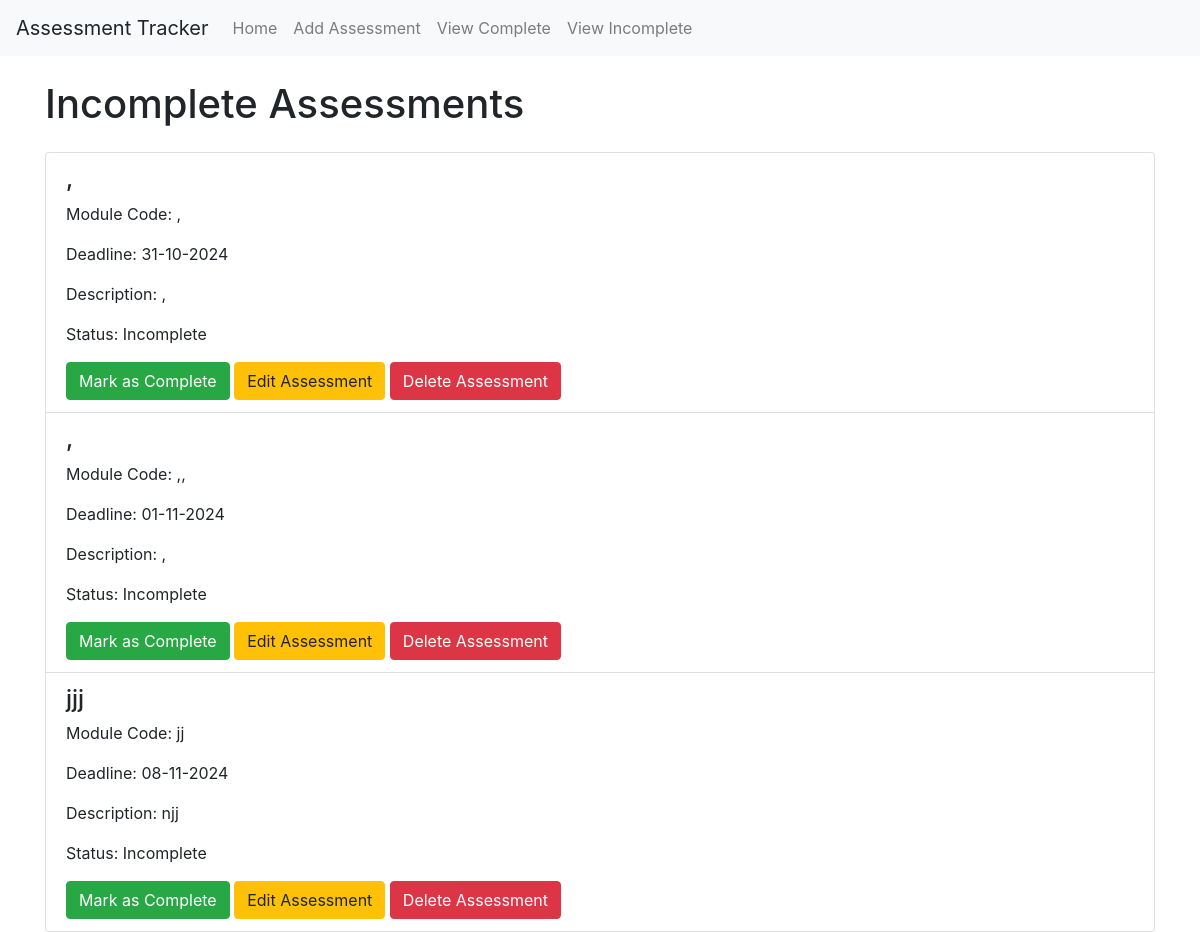
/view_incomplete, run on an earlier commit of the app's database.
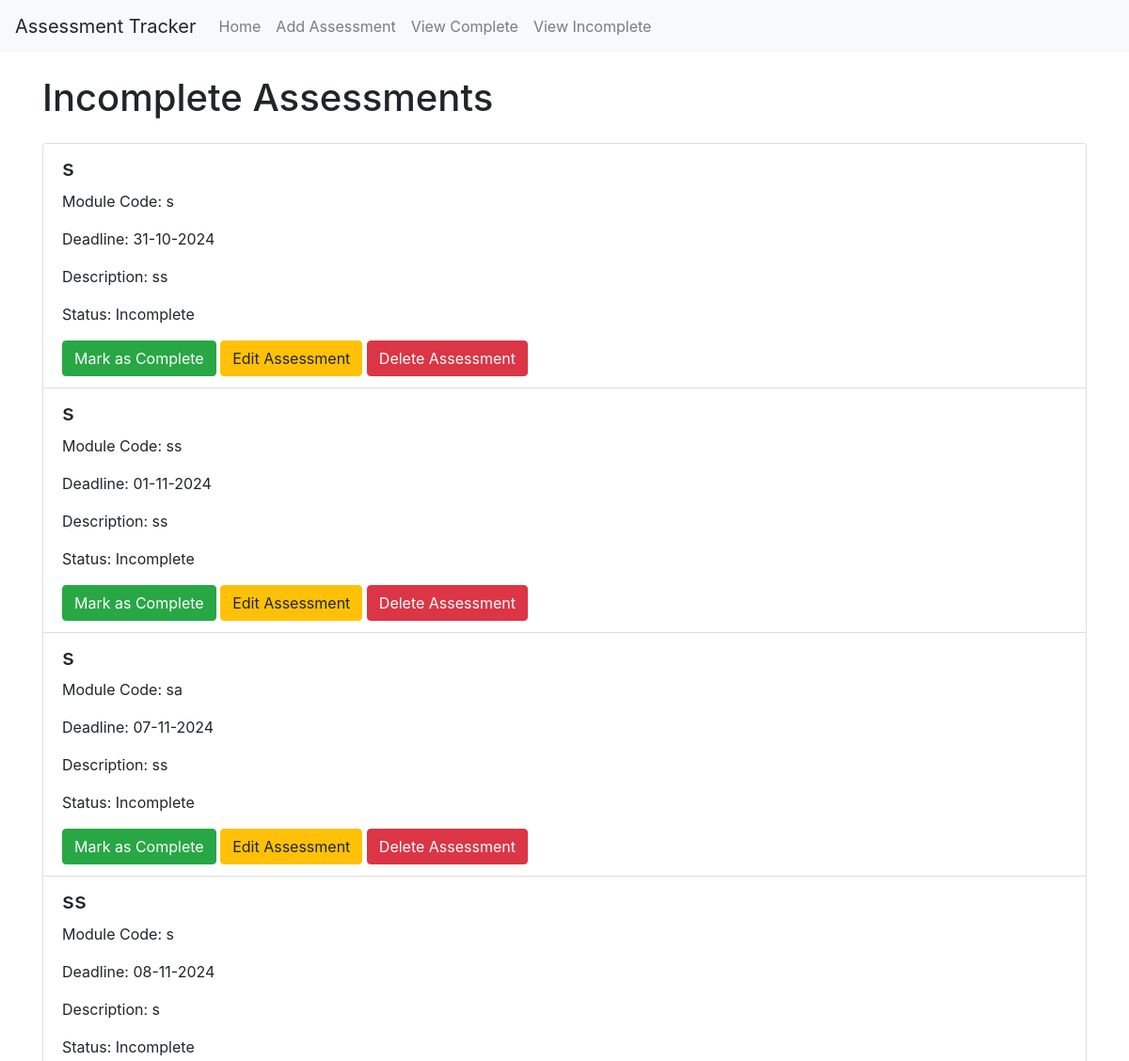
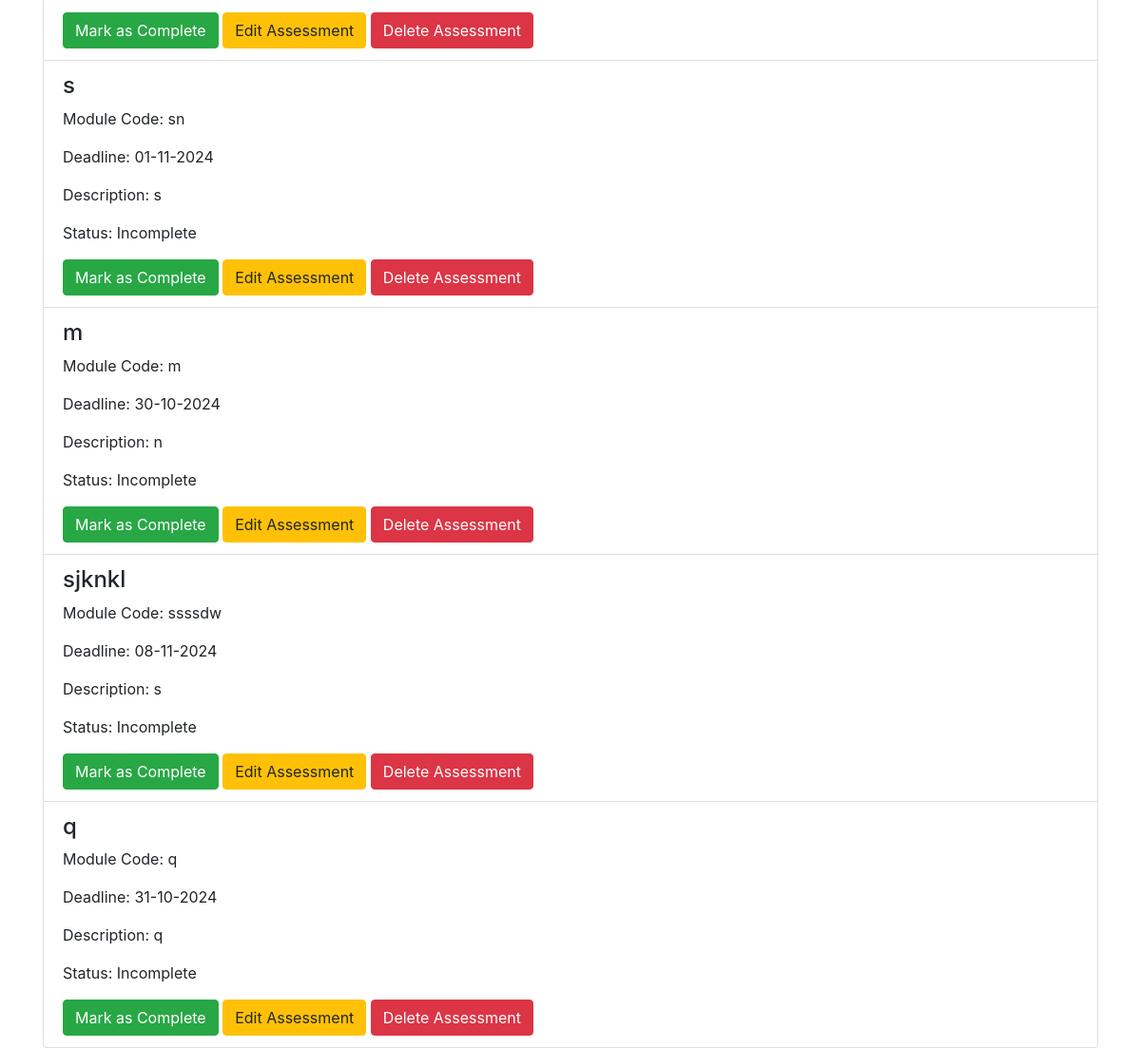
And on a later commit of the database (2 pictures, top to bottom).
### app/models.py (models this page shows)
class Assessment(db.Model):
    id = db.Column(db.Integer, primary_key=True)
    title = db.Column(db.String(100), nullable=False)
    module_code = db.Column(db.String(100), nullable=False)
    deadline = db.Column(db.DateTime, nullable=False)
    description = db.Column(db.Text, nullable=False)
    completed = db.Column(db.Boolean, default=False)

### app/views.py (the view)
@app.route('/view_incomplete')
def view_incomplete():
    incomplete_assessments = Assessment.query.filter_by(completed=False).all()
    return render_template('incomplete.html', assessments=incomplete_assessments)

### app/templates/incomplete.html (shortened to what this page needs)
{% extends "base.html" %}
{% block content %}
    <h1 class="my-4">Incomplete Assessments</h1>
    {% if assessments %}
        <ul class="list-group">
            {% for assessment in assessments %}
                <li class="list-group-item">
                    <h4>{{ assessment.title }}</h4>
                    <p>Module Code: {{ assessment.module_code }}</p>
                    <p>Deadline: {{ assessment.deadline.strftime('%d-%m-%Y') }}</p>
                    <p>Description: {{ assessment.description }}</p>
                    <p>Status: Incomplete</p>
                    <a href="{{ url_for('complete_button', id=assessment.id) }}" class="btn btn-success ">Mark as Complete</a>
                    <a href="{{ url_for('edit_assessment', id=assessment.id) }}" class="btn btn-warning ">Edit Assessment</a>
                    <a href="{{ url_for('delete_assessment', id=assessment.id) }}" class="btn btn-danger">Delete Assessment</a>
                </li>
            {% endfor %}
        </ul>
    {% else %}
        <p>No incomplete assessments found!</p>
    {% endif %}
{% endblock %}

What changed in the data, as far as the page shows it:
changed Assessment (number 1 of 8 on the later page): title "," → "s"; module_code "," → "s"; description "," → "ss"
changed Assessment (number 2 of 8 on the later page): title "," → "s"; module_code ",," → "ss"; description "," → "ss"
changed Assessment (number 3 of 8 on the later page): title "jjj" → "s"; module_code "jj" → "sa"; deadline "08-11-2024" → "07-11-2024"; description "njj" → "ss"
added Assessment: title "ss", module_code "s", deadline "08-11-2024", description "s"
added Assessment: title "s", module_code "sn", deadline "01-11-2024", description "s"
added Assessment: title "m", module_code "m", deadline "30-10-2024", description "n"
added Assessment: title "sjknkl", module_code "ssssdw", deadline "08-11-2024", description "s"
added Assessment: title "q", module_code "q", deadline "31-10-2024", description "q"
